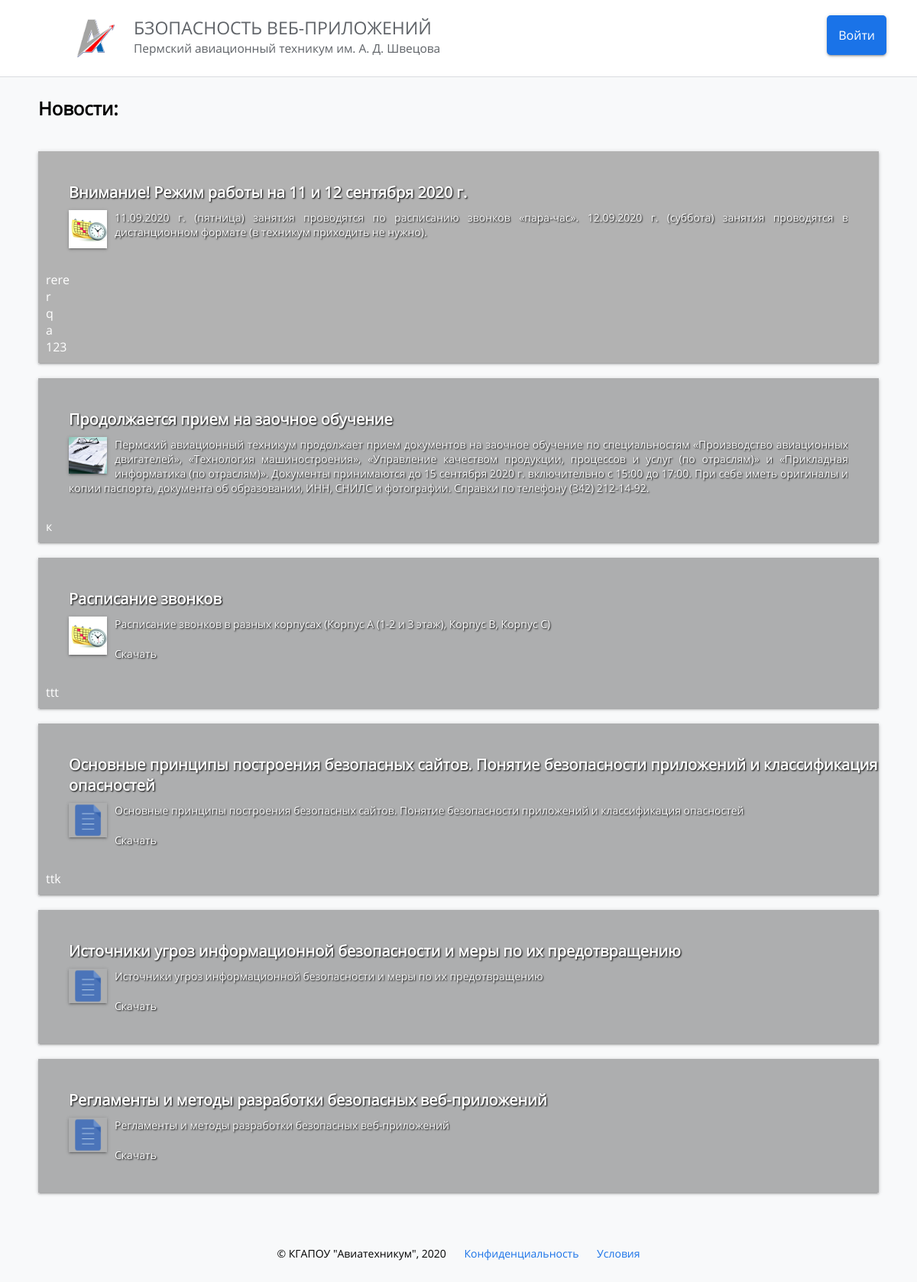
Before: / with the older database file.
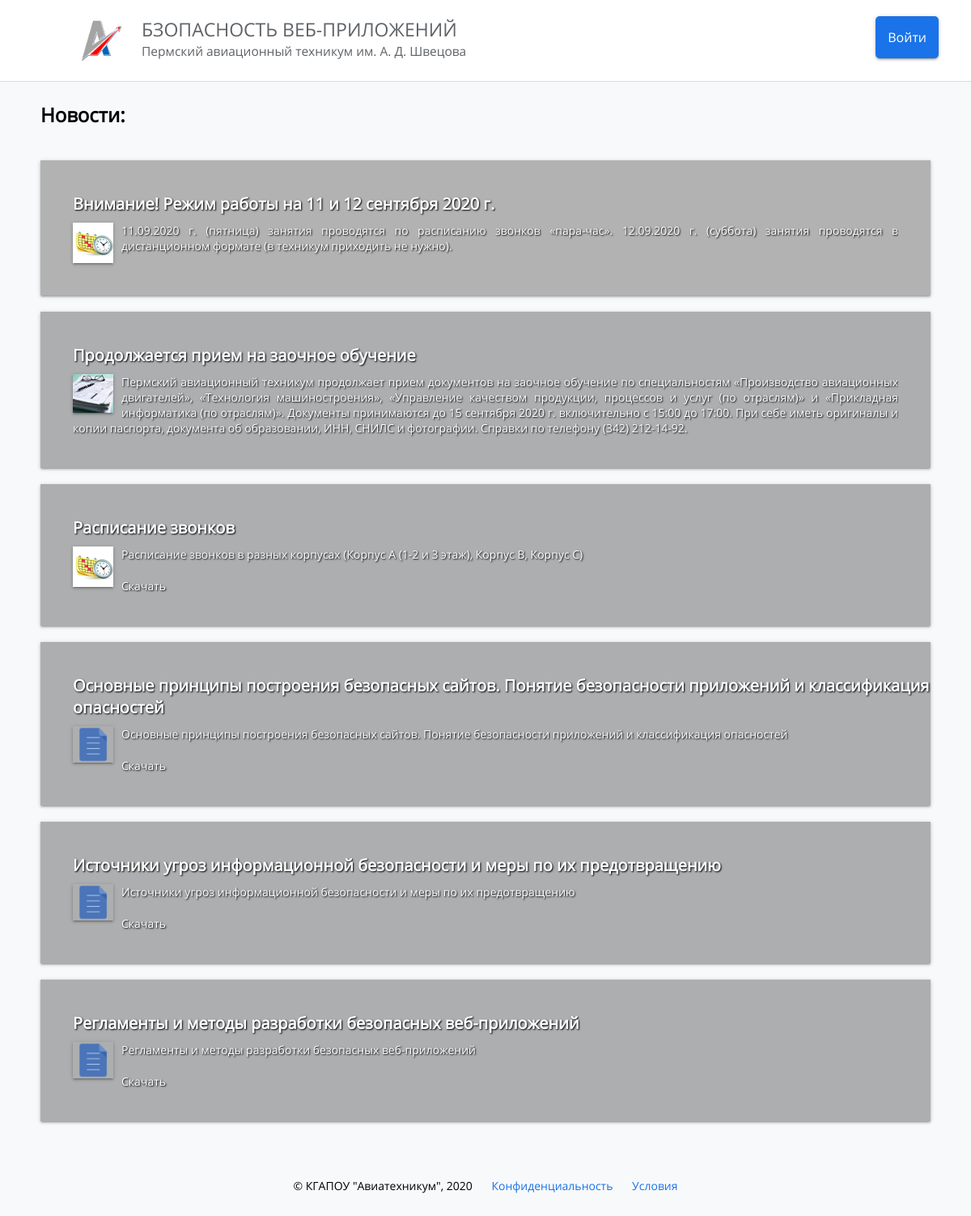
After: the same page with the newer database file.
### tables this page shows
CREATE TABLE `news` (
  `id` int NOT NULL,
  `title` varchar(255) NOT NULL,
  `text` varchar(1000) NOT NULL,
  `img` varchar(255) NOT NULL
);

CREATE TABLE `comments` (
  `Id` int NOT NULL COMMENT 'Код',
  `IdUser` int NOT NULL COMMENT 'Код пользователя',
  `IdPost` int NOT NULL COMMENT 'Код поста',
  `Messages` varchar(1000) NOT NULL COMMENT 'Сообщение'
);

### index.php (the view, shortened to what this page needs)
<?php
	include("./settings/connect_datebase.php");
?>
<!DOCTYPE HTML>
<html>
	<head>
		<link rel="stylesheet" href="style.css">
	</head>
	<body>
		<div class="top-menu">
			<a class="button" href = "./login.php">Войти</a>
			<a href=#><img src = "img/logo1.png"/></a>
			<div class="name">
				<a href="index.php">
					<div class="subname">БЗОПАСНОСТЬ  ВЕБ-ПРИЛОЖЕНИЙ</div>
					Пермский авиационный техникум им. А. Д. Швецова
				</a>
			</div>
		</div>
		<div class="space"> </div>
		<div class="main">
			<div class="content">
				<div class="name">Новости:</div>
				<div>
					<?php
						$query_news = $mysqli->query("SELECT * FROM `news`;");
						while($read_news = $query_news->fetch_assoc()) {
							$QueryMessages = $mysqli->query("SELECT * FROM `comments` WHERE `IdPost` = {$read_news["id"]}");
							echo '
								<div class="specialty">
									<div class = "slider">
										<div class = "inner">
											<div class="name">'.$read_news["title"].'</div>
											<div class="description" style="overflow: auto;">
												<img src = "'.$read_news["img"].'" style="width: 50px; box-shadow: 0 2px 2px 0 rgba(0,0,0,.14), 0 3px 1px -2px rgba(0,0,0,.12), 0 1px 5px 0 rgba(0,0,0,.2); float: left; margin-right: 10px;">
												'.$read_news["text"].'
											</div>
											<div class="messages">
												';
												while($ReadMessages = $QueryMessages->fetch_assoc()) {
													echo "<div>".$ReadMessages["Messages"]."</div>";
												}
											echo '</div>';
										echo
										'</div>
									</div>
								</div>
							';
						}
					?>
					<div class="footer">
						© КГАПОУ "Авиатехникум", 2020
						<a href=#>Конфиденциальность</a>
						<a href=#>Условия</a>
					</div>
				</div>
			</div>
		</div>
	</body>
</html>

### style.css (style rules this page uses)
html, body { padding: 0px; margin: 0px; background-color: #F8F9FA; font-family: pat_fonts; }
.main { width: 100%; }
.space { height: 125px; width: 100%; }
.top-menu { width: 100%; height: 100px; background-color: #FFFFFF; border-bottom: 1px solid #DADCE0; position: fixed; }
.top-menu img { width: 50px; height: 50px; margin-left: 100px; margin-top: 25px; float: left; margin-right: 25px; }
.top-menu .name { padding-top: 20px; }
.top-menu .name a { font-size: 15.5px; color: #5F6368; text-decoration: none; }
.top-menu .name a .subname { font-size: 23px; color: #5F6368; text-decoration: none; }
.main .content { margin-left: 50px; margin-right: 50px; width: auto; }
.main .content .name { font-size: 24px; font-weight:bold; padding-bottom: 40px; }
.main .content .specialty { min-height: 150px; margin-bottom: 20px; width: inherit; box-shadow: 0 2px 2px 0 rgba(0,0,0,.14), 0 3px 1px -2px rgba(0,0,0,.12), 0 1px 5px 0 rgba(0,0,0,.2); background-size: cover; background-repeat: no-repeat; color: #FFFFFF; background-position: 0px 50%; }
.main .content .specialty .slider { background-size: cover; background-repeat: no-repeat; background-position: 0px 50%; min-height: 150px; }
.main .content .specialty:first-child { //background-image: URL("img/specialty_1(1).png"); background-color: #fff; }
.main .content .specialty:first-child .slider { //background-image: URL("img/specialty_1(2).png"); background-color: #fff; }
.main .content .footer { padding-top: 50px; height: 50px; font-size: 14px; text-align: center; }
.main .content .footer a { text-decoration: none; color: #1A73E8; }
.main .content .footer a:nth-child(1) { margin: 0px 20px; }
.main .content .specialty .inner { min-height:150px; background: rgb(0,0,0, .3); transition: 1s; }
.main .content .specialty .name { padding-left: 40px; padding-top: 40px; font-weight: 0; font-size: 20px; padding-bottom: 0px; text-shadow: 1px 1px 2px black; }
.main .content .specialty .description { padding-left: 40px; padding-top: 10px; font-weight: 0; font-size: 14px; margin-right: 40px; text-align: justify; padding-bottom: 20px; text-shadow: 1px 1px 2px black; }
.main .content .specialty .description a { margin-top: 10px; color: #FFFFFF; display: block; text-decoration: none; padding-top: 10px; //float: right; text-shadow: 1px 1px 2px black; }
.button { background-color: #1A73E8; color: #FFFFFF; text-decoration: none; padding: 15px; border-radius: 5px; box-shadow: 0 2px 2px 0 rgba(0,0,0,.14), 0 3px 1px -2px rgba(0,0,0,.12), 0 1px 5px 0 rgba(0,0,0,.2); float: right; margin-right: 40px; margin-top: 20px; transition: 1s; cursor: pointer; }
.messages { padding: 10px; }

Changed rows visible on the page:
removed comments: Messages "rere", shown under news "Внимание! Режим работы на 11 и 12 сентября 2020 г."
removed comments: Messages "r", shown under news "Внимание! Режим работы на 11 и 12 сентября 2020 г."
removed comments: Messages "q", shown under news "Внимание! Режим работы на 11 и 12 сентября 2020 г."
removed comments: Messages "a", shown under news "Внимание! Режим работы на 11 и 12 сентября 2020 г."
removed comments: Messages "123", shown under news "Внимание! Режим работы на 11 и 12 сентября 2020 г."
removed comments: Messages "к", shown under news "Продолжается прием на заочное обучение"
removed comments: Messages "ttt", shown under news "Расписание звонков"
removed comments: Messages "ttk", shown under news (number 4 of 6 on the later page)
